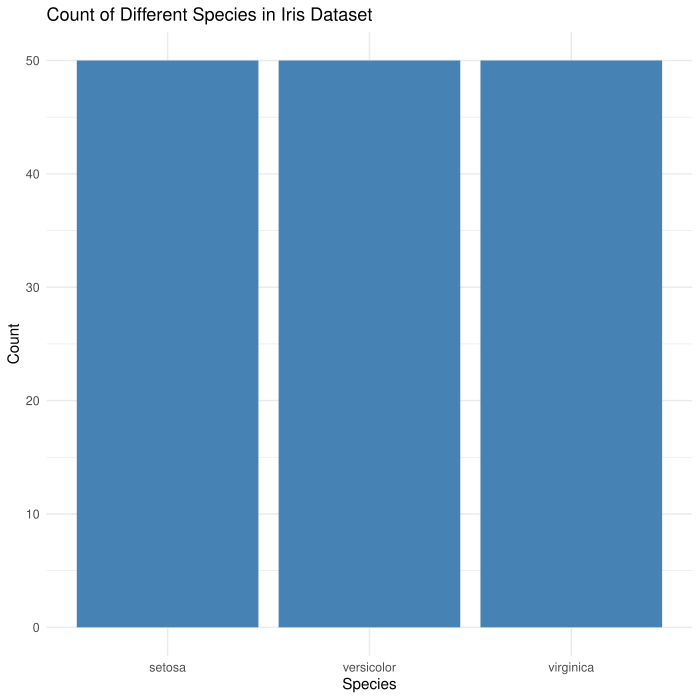

This figure's R source:
options(repos = c(CRAN = "https://cloud.r-project.org"))

# Install ggplot2 (if not already installed)
install.packages("ggplot2")
# Install ggplot2 (if not already installed)
install.packages("ggplot2")
# Load the ggplot2 package
library(ggplot2)
# Bar plot of Species counts
ggplot(data = iris, aes(x = Species)) +
 geom_bar(fill = "steelblue") + # Adds bars filled with steel blue color
 labs(title = "Count of Different Species in Iris Dataset",
 x = "Species",
 y = "Count") +
 theme_minimal()
